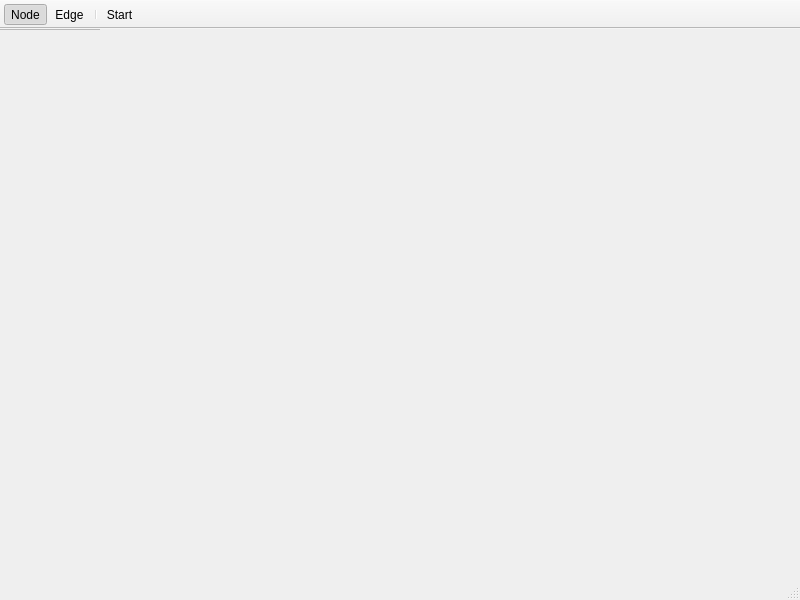
<?xml version="1.0" encoding="UTF-8"?>
<ui version="4.0">
 <class>MainWindow</class>
 <widget class="QMainWindow" name="MainWindow">
  <property name="geometry">
   <rect>
    <x>0</x>
    <y>0</y>
    <width>800</width>
    <height>600</height>
   </rect>
  </property>
  <property name="windowTitle">
   <string>Tasks handler</string>
  </property>
  <widget class="QGraphicsView" name="graphEditor"/>
  <widget class="QToolBar" name="mainToolBar">
   <property name="movable">
    <bool>false</bool>
   </property>
   <property name="floatable">
    <bool>false</bool>
   </property>
   <attribute name="toolBarArea">
    <enum>TopToolBarArea</enum>
   </attribute>
   <attribute name="toolBarBreak">
    <bool>false</bool>
   </attribute>
   <addaction name="actionNode"/>
   <addaction name="actionEdge"/>
   <addaction name="separator"/>
   <addaction name="actionStart"/>
  </widget>
  <widget class="QStatusBar" name="statusBar"/>
  <action name="actionNode">
   <property name="checkable">
    <bool>true</bool>
   </property>
   <property name="checked">
    <bool>true</bool>
   </property>
   <property name="icon">
    <iconset resource="res.qrc">
     <normaloff>:/images/node.png</normaloff>:/images/node.png</iconset>
   </property>
   <property name="text">
    <string>Node</string>
   </property>
   <property name="toolTip">
    <string>Insert nodes</string>
   </property>
  </action>
  <action name="actionEdge">
   <property name="checkable">
    <bool>true</bool>
   </property>
   <property name="icon">
    <iconset resource="res.qrc">
     <normaloff>:/images/edge.png</normaloff>:/images/edge.png</iconset>
   </property>
   <property name="text">
    <string>Edge</string>
   </property>
   <property name="toolTip">
    <string>Connect nodes with edge</string>
   </property>
  </action>
  <action name="actionStart">
   <property name="icon">
    <iconset resource="res.qrc">
     <normaloff>:/images/start.png</normaloff>:/images/start.png</iconset>
   </property>
   <property name="text">
    <string>Start</string>
   </property>
   <property name="toolTip">
    <string>Start calculation</string>
   </property>
  </action>
 </widget>
 <layoutdefault spacing="6" margin="11"/>
 <resources>
  <include location="res.qrc"/>
 </resources>
 <connections/>
</ui>
